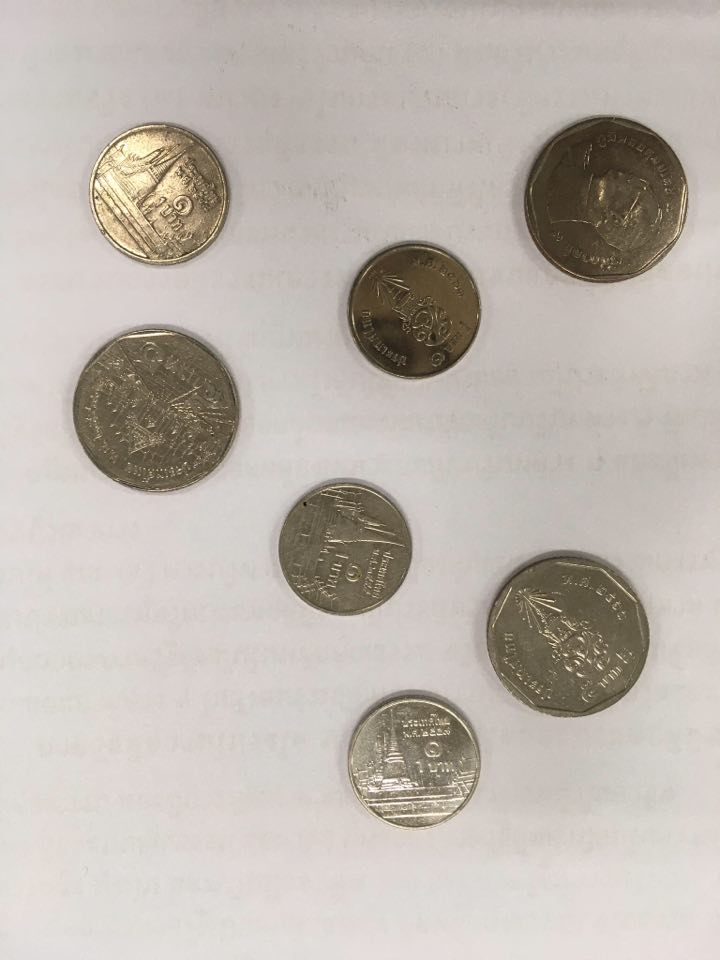
#> input picture crile.jpg, 720 x 960 px
$ python CircleDetection.py
#> lines starting #> are read from the running program, lines starting #| are printed output that depends on the picture; after the words box and inside, x2 and y2 are one past the last pixel; in counts of white or black regions, pixels touching at a corner belong together
import cv2
import numpy as np

img = cv2.imread('crile.jpg')
#> img is the input picture: shape (960, 720, 3); mean B, G, R 175.3, 182.7, 190.3

gray = cv2.cvtColor(img, cv2.COLOR_BGR2GRAY)
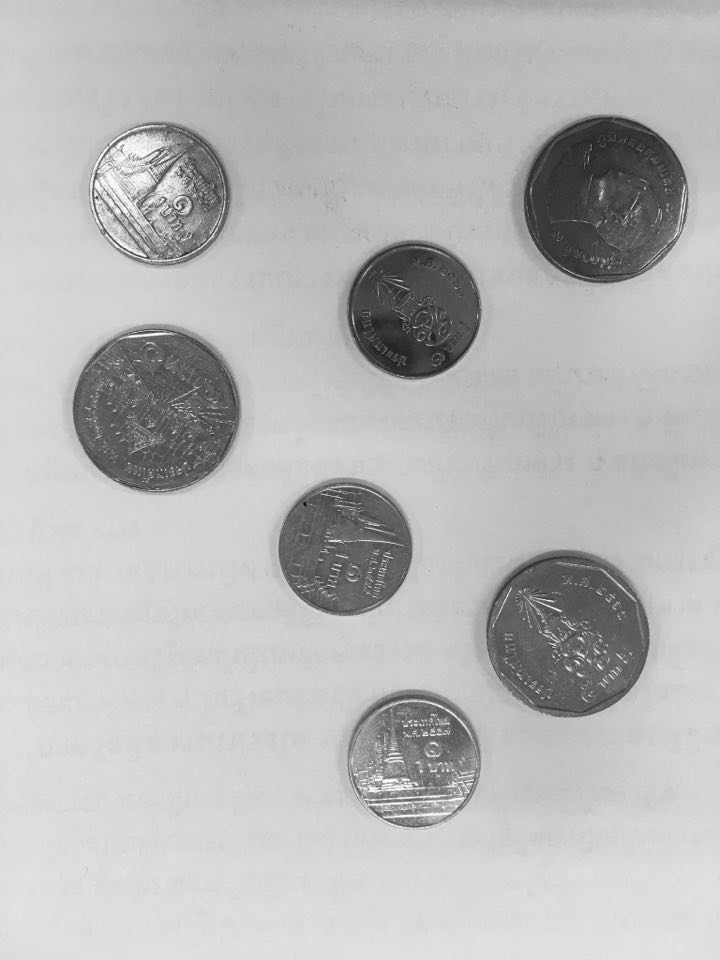
#> gray: shape (960, 720); min 8, max 253, mean 184
#cv2.imshow("Circle detection", gray)
imgray = cv2.medianBlur(gray,5)
#cv2.imshow("Circle detection", imgray)
#cimg = img
circles = cv2.HoughCircles(imgray, cv2.HOUGH_GRADIENT,1,110,param1=145,param2=45,minRadius=0,maxRadius=0)
#> circles = [[156.5, 407.5, 83.7], [413.5, 310.5, 67.8], [568.5, 635.5, 81.2], [603.5, 200.5, 82.2], [345.5, 547.5, 67.2], [160.5, 196.5, 68.9], [413.5, 754.5, 65]]
circles = np.uint16(np.around(circles))
#> circles = [[156, 408, 84], [414, 310, 68], [568, 636, 81], [604, 200, 82], [346, 548, 67], [160, 196, 69], [414, 754, 65]]
a=0
b=0
c=0
for i in circles[0, :]:
    #out circle
    cv2.circle(img,(i[0], i[1]),i[2],(0,0,255),2)
    #center
    cv2.circle(img, (i[0], i[1]), 2, (255, 0, 0), 2)
    a=a+1
    if i[2] >= 70 :
        b=b+5
    else:
        b=b+1
#> this loop made 7 passes
#> (i, b) on passes 1 to 7: ([156, 408, 84], 5), ([414, 310, 68], 6), ([568, 636, 81], 11), ([604, 200, 82], 16), ([346, 548, 67], 17), ([160, 196, 69], 18), ([414, 754, 65], 19)
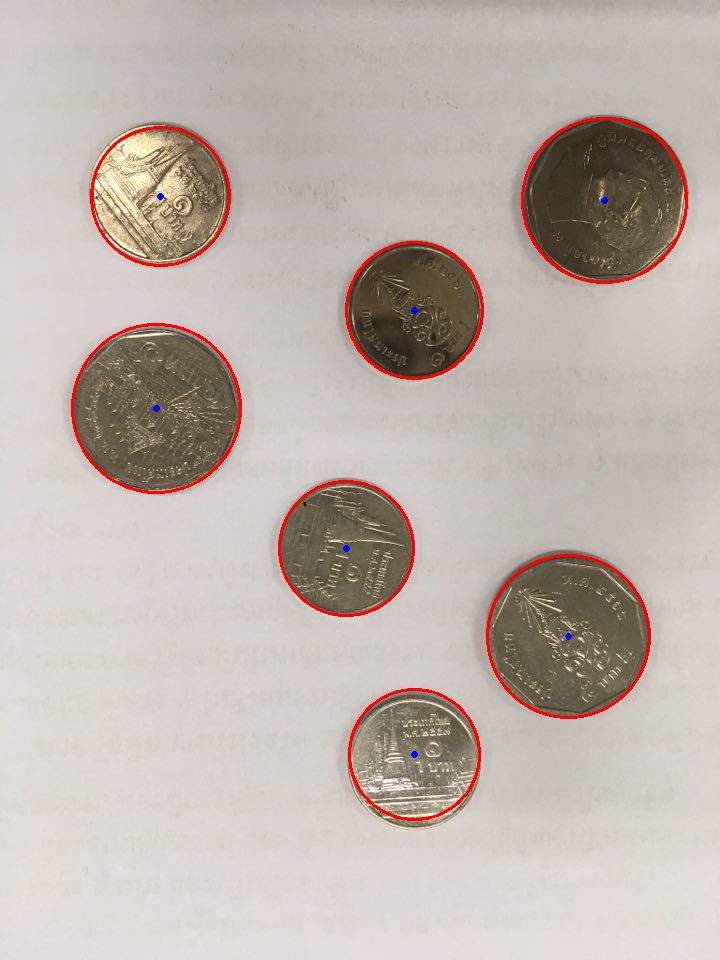
#> img: shape (960, 720, 3); 1.44% of pixels changed, all inside (x1, y1, x2, y2) = (71, 117, 688, 821)
#> after the loop, a = 7; b = 19

cv2.putText(img,"Number of Coin = "+str(a)+" Coin = "+str(b)+" Bath",(10,50),
            cv2.FONT_HERSHEY_SIMPLEX,0.8,(255,0,0),1)
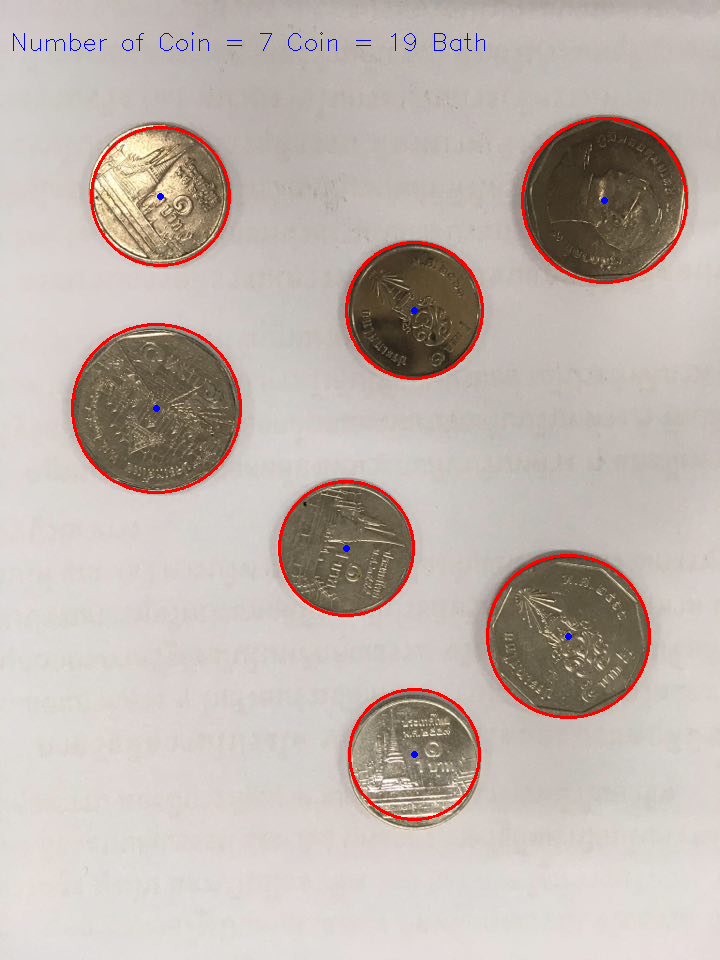
#> img: shape (960, 720, 3); 0.12% of pixels changed, all inside (x1, y1, x2, y2) = (13, 32, 485, 51)
cv2.imshow("Circle detection", img)
cv2.waitKey(0)
cv2.destroyAllWindows()

$ run again, with Dog.jpg copied over crile.jpg
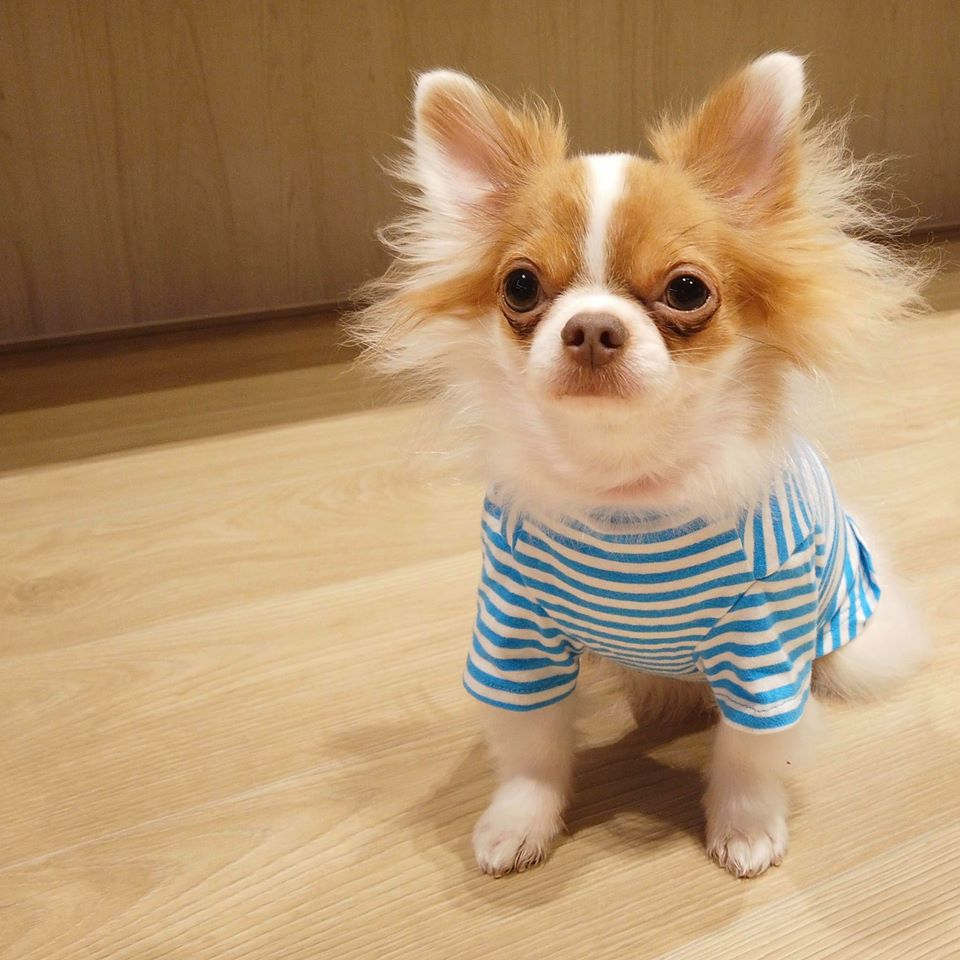
#> input picture Dog.jpg, 960 x 960 px
#> img is the input picture: shape (960, 960, 3); mean B, G, R 111.2, 147.7, 178.7
#> `circles = cv2.HoughCircles(imgray, cv2.HOUGH_GRADIENT,1,110,param1=145..`: circles = [[651.5, 465.5, 182.7], [685.5, 358.5, 231.7], [746.5, 616.5, 76.7], [536.5, 469.5, 200.6], [519.5, 625.5, 68.7], [667.5, 730.5, 139.3], [719.5, 202.5, 134.6], [603.5, 232.5, 82.2], [497.5, 777.5, 98.5], [754.5, 504.5, 77.6], [623.5, 574.5, 40.7]]
#> `circles = np.uint16(np.around(circles))`: circles = [[652, 466, 183], [686, 358, 232], [746, 616, 77], [536, 470, 201], [520, 626, 69], [668, 730, 139], [720, 202, 135], [604, 232, 82], [498, 778, 98], [754, 504, 78], [624, 574, 41]]
#> the loop `for i in circles[0, :]:` made 11 passes
#> (i, b) on passes 1 to 8: ([652, 466, 183], 5), ([686, 358, 232], 10), ([746, 616, 77], 15), ([536, 470, 201], 20), ([520, 626, 69], 21), ([668, 730, 139], 26), ([720, 202, 135], 31), ([604, 232, 82], 36)
#> after the loop `for i in circles[0, :]:`:
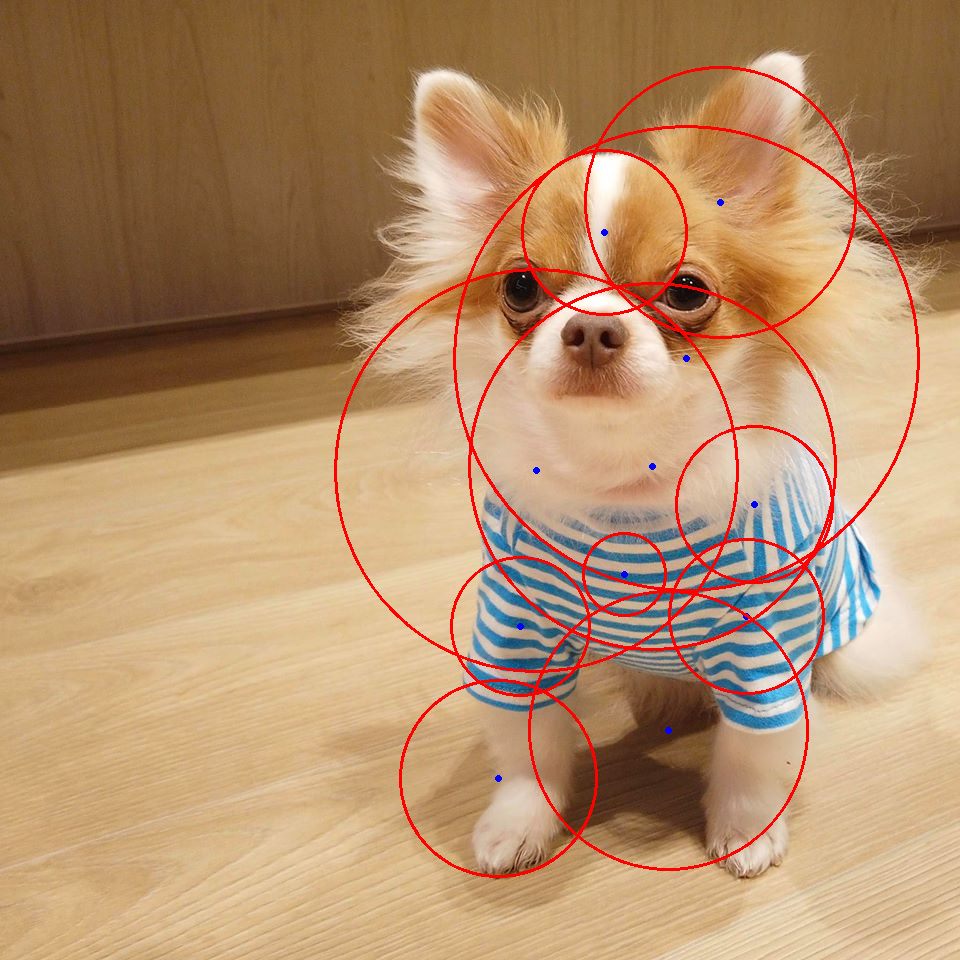
#> img: shape (960, 960, 3); 2.66% of pixels changed, all inside (x1, y1, x2, y2) = (334, 66, 920, 878)
#> after the loop `for i in circles[0, :]:`: a = 11; b = 47
#> `cv2.putText(img,"Number of Coin = "+str(a)+" Coin = "+str(b)+" Bath",(..`:
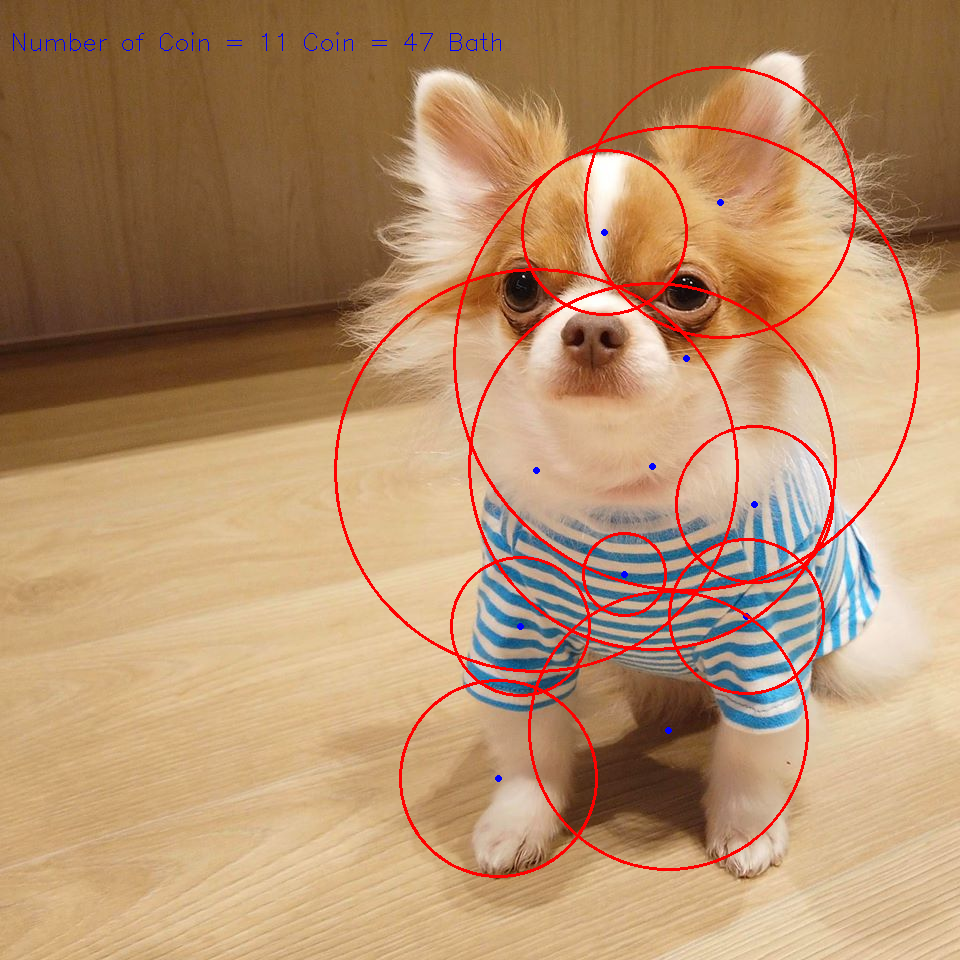
#> img: shape (960, 960, 3); 0.09% of pixels changed, all inside (x1, y1, x2, y2) = (13, 32, 501, 51)

$ run again, with char.jpg copied over crile.jpg
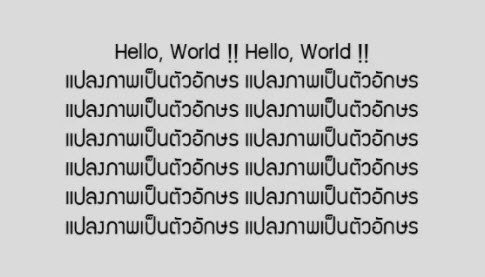
#> input picture char.jpg, 485 x 277 px
#> img is the input picture: shape (277, 485, 3); min 0, max 235, mean 199.1
#> `circles = cv2.HoughCircles(imgray, cv2.HOUGH_GRADIENT,1,110,param1=145..`: circles = [[242.5, 143.5, 97.3], [123.5, 125.5, 48.8], [464.5, 107.5, 139], [312.5, 252.5, 81.9], [12.5, 195.5, 139], [299.5, 38.5, 49.9]]
#> `circles = np.uint16(np.around(circles))`: circles = [[242, 144, 97], [124, 126, 49], [464, 108, 139], [312, 252, 82], [12, 196, 139], [300, 38, 50]]
#> the loop `for i in circles[0, :]:` made 6 passes
#> (i, b) on passes 1 to 6: ([242, 144, 97], 5), ([124, 126, 49], 6), ([464, 108, 139], 11), ([312, 252, 82], 16), ([12, 196, 139], 21), ([300, 38, 50], 22)
#> after the loop `for i in circles[0, :]:`:
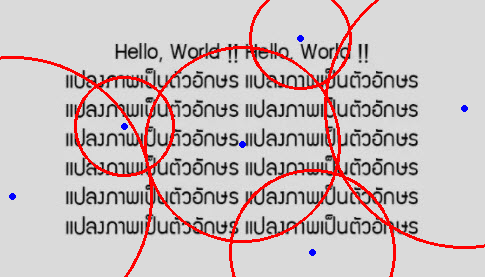
#> img: shape (277, 485, 3); 4.66% of pixels changed, all inside (x1, y1, x2, y2) = (0, 0, 485, 277)
#> after the loop `for i in circles[0, :]:`: a = 6; b = 22
#> `cv2.putText(img,"Number of Coin = "+str(a)+" Coin = "+str(b)+" Bath",(..`:
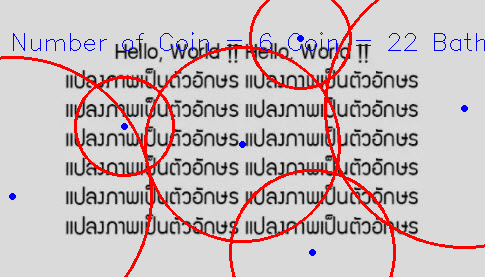
#> img: shape (277, 485, 3); 0.63% of pixels changed, all inside (x1, y1, x2, y2) = (13, 32, 485, 51)
